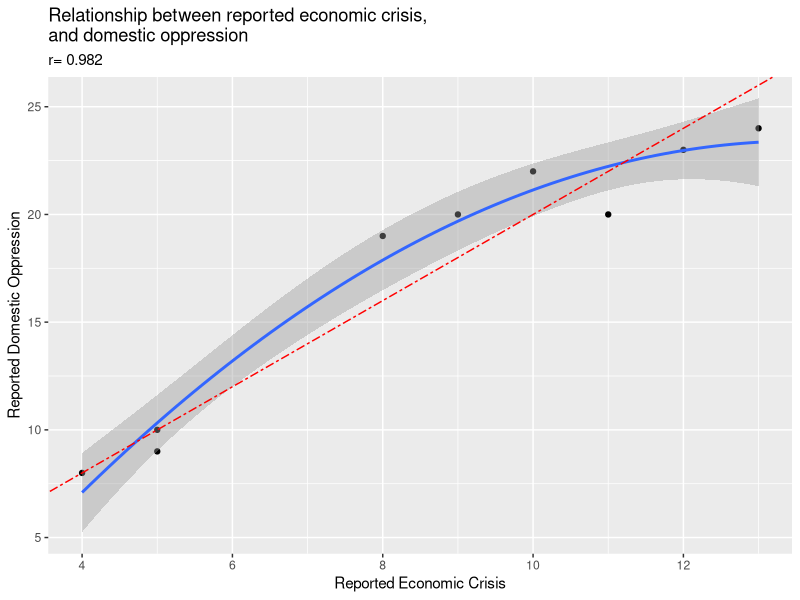
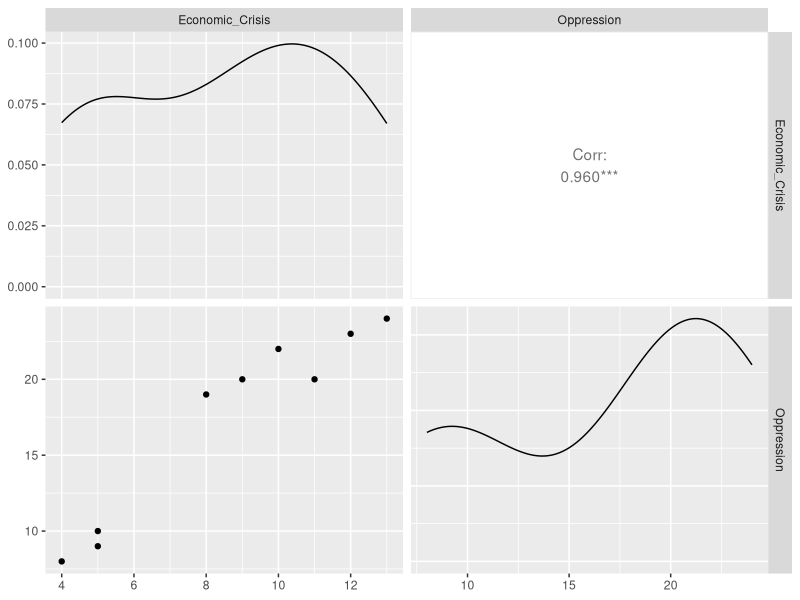

The R script that drew these images, in order:

library(tidyverse)
library(dplyr)
library(ggplot2)
library(readr)
library(corrplot)
library(GGally)
#Read the main data file in CSV format. 
covid_data <- read.csv("COVIDResponse.csv")

#Printing the raw data to check
covid_data

glimpse(covid_data)
#Checking all the variables
names(covid_data)

corelation_data <- select(covid_data, Economic_Crisis
, Oppression)

cor(corelation_data)

ggplot(corelation_data, aes(x= Economic_Crisis, y= Oppression)) + geom_point() + 
  geom_smooth(formula = y ~ poly(x,2), method = "lm", se = T, level= 0.9) + 
  geom_abline(aes(intercept=0, slope=2), color="red", linetype=6) +
  labs(
    x = "Reported Economic Crisis", 
    y = "Reported Domestic Oppression", 
    title = "Relationship between reported economic crisis, 
and domestic oppression",
    subtitle = "r= 0.982"
  )

plot<- ggpairs(corelation_data)

#Plotting the results
plot
